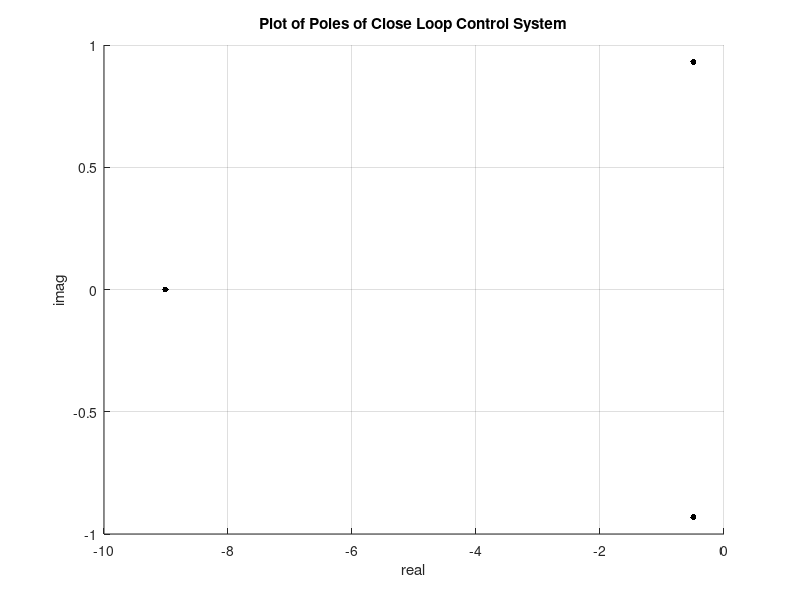

Here is the MATLAB script that generated this plot: (Note: this script raises an error after producing the figure.)
x = [-9.01 -0.493 -0.493];
y = [0 0.931 -0.931];

figure()
hold on
grid on
plot(x,y,'k.','Markersize',14)
xlabel("real")
ylabel("imag")
title("Plot of Poles of Close Loop Control System");
yline(0)
xline(0)
hold off

figure()
YbyR = tf([10 1],[1 10 10 10]);
step(YbyR)
